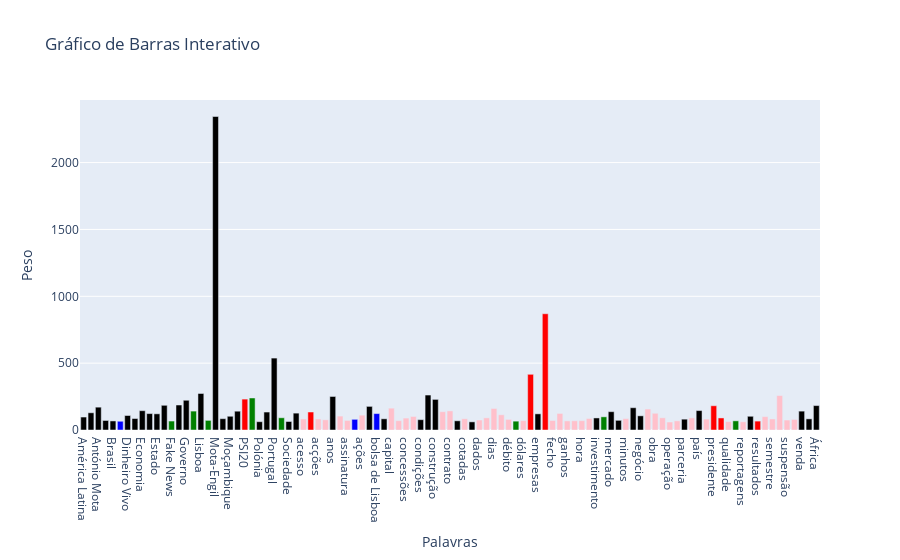

The code cell stored with this chart in its notebook:
### Code cell
import plotly.graph_objects as go



frequencias = df["keywords"].iloc[4]
frequencias = {word: data for word, data in frequencias.items() if data["filter"] >= 0.1}

# Step 1: Extract words, counts, and classes
palavras = list(frequencias.keys())
valores = [data['weight'] for data in frequencias.values()]
classes = [list(data['type']) for data in frequencias.values()]


# Step 2: Define color mapping for classes
color_map = {
    'ORG': 'blue',
    'PER': 'green',
    'MISC': 'red',
    "WORD": "pink",
    "LOC": "black"
}

# Step 3: Assign colors based on class
marker_colors = [
    color_map[class_name[0]] if isinstance(class_name, list) else color_map[class_name]
    for class_name in classes
]
# Step 4: Create the bar chart
fig = go.Figure(data=[
    go.Bar(
        x=palavras,
        y=valores,
        marker_color=marker_colors,
        hovertemplate="<b>%{x}</b><br>Weight: %{y}<br>Class: %{customdata}<extra></extra>",
        customdata=classes  # Adding class data for hover information
    )
])

fig.update_layout(
    title='Gráfico de Barras Interativo',
    xaxis_title='Palavras',
    yaxis_title='Peso',
)

fig.show()

### Figure 1 — Plotly figure (JSON) as saved in the notebook; plotly's stock layout.template omitted (floating-point values rounded to 4 significant figures; data arrays with more than 128 entries replaced by an {"elided": "..."} marker saying what was removed)
{"data": [{"customdata": {"elided": "101 rows, 163 str values in total"}, "hovertemplate": "<b>%{x}</b><br>Weight: %{y}<br>Class: %{customdata}<extra></extra>", "marker": {"color": ["black", "black", "black", "black", "black", "blue", "black", "black", "black", "black", "black", "black", "green", "black", "black", "green", "black", "green", "black", "black", "black", "black", "red", "green", "black", "black", "black", "green", "black", "black", "pink", "red", "pink", "pink", "black", "pink", "pink", "blue", "pink", "black", "blue", "black", "pink", "pink", "pink", "pink", "black", "black", "black", "pink", "pink", "black", "pink", "black", "pink", "pink", "pink", "pink", "pink", "green", "pink", "red", "black", "red", "pink", "pink", "pink", "pink", "pink", "pink", "black", "green", "black", "black", "pink", "black", "black", "pink", "pink", "pink", "pink", "pink", "black", "pink", "black", "pink", "red", "red", "pink", "green", "pink", "black", "red", "pink", "pink", "pink", "pink", "pink", "black", "black", "black"]}, "type": "bar", "x": ["América Latina", "Angola", "António Mota", "Anónimo", "Brasil", "Comissão do Mercado de Valores Mobiliários", "Dinheiro Vivo", "EUA", "Economia", "Em Portugal", "Estado", "Europa", "Fake News", "Ganhos da Mota-Engil", "Governo", "Jorge Coelho", "Lisboa", "Líder", "Mota-Engil", "Mota-Engil África", "Moçambique", "México", "PSI20", "Paulo Portas", "Polónia", "Portas", "Portugal", "Restantes", "Sociedade", "VISA", "acesso", "acordo", "acções", "administração", "anos", "artigos", "assinatura", "aumento", "ações", "bolsa", "bolsa de Lisboa", "campanha", "capital", "concessão", "concessões", "concurso", "condições", "construtora", "construção", "conta", "contrato", "contratos", "cotadas", "crescimento", "dados", "destaque", "dias", "direitos", "débito", "dívida", "dólares", "empresa", "empresas", "euros", "fecho", "fonte", "ganhos", "gestão", "hora", "horas", "investimento", "marca", "mercado", "ministro", "minutos", "mundo", "negócio", "negócios", "obra", "obras", "operação", "pagamentos", "parceria", "participação", "país", "período", "presidente", "processo", "qualidade", "queda", "reportagens", "resposta", "resultados", "semana", "semestre", "subida", "suspensão", "terreno", "venda", "volume", "África"], "y": [96.95, 128.8, 170.8, 71.3, 67.75, 65.35, 108.4, 85.75, 144.4, 122.7, 121.1, 184.8, 67.05, 186.8, 222.5, 141.4, 273.1, 71.95, 2345.0, 84.7, 102.8, 140.7, 231.1, 239.5, 62.1, 134.3, 537.9, 91.5, 63.6, 126.1, 82.7, 134.5, 82.7, 76.55, 250.7, 104.0, 71.65, 79.7, 111.1, 176.6, 122.7, 83.7, 163.3, 69.85, 89.1, 101.3, 77.15, 261.5, 228.9, 136.8, 142.9, 68.7, 84.45, 60.9, 74.7, 90.95, 160.9, 113.8, 79.45, 66.15, 70.45, 416.6, 120.8, 869.5, 71.1, 124.0, 68.05, 68.9, 69.9, 86.2, 90.15, 98.6, 137.0, 72.25, 85.4, 166.6, 106.0, 156.7, 125.0, 91.45, 59.75, 68.55, 81.0, 90.5, 145.2, 81.95, 181.4, 90.1, 63.1, 68.6, 61.75, 102.6, 66.6, 100.2, 82.85, 257.6, 74.5, 79.3, 141.1, 83.3, 182.7]}], "layout": {"title": {"text": "Gráfico de Barras Interativo"}, "xaxis": {"title": {"text": "Palavras"}}, "yaxis": {"title": {"text": "Peso"}}}}
